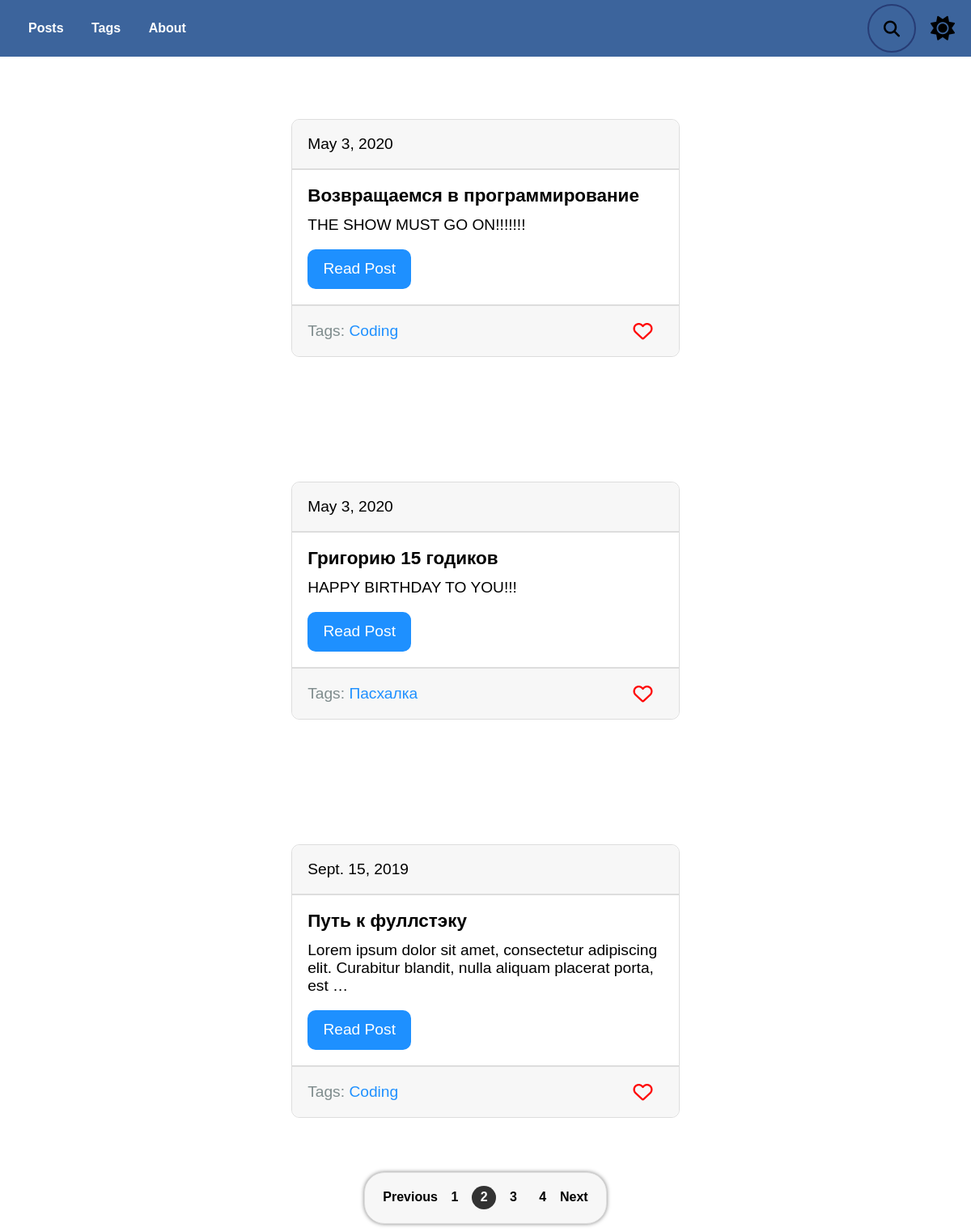
Screenshot of /blog/?page=2 with the database file from the repository.
### blog/models.py (models this page shows, shortened)
class Post(models.Model):#создаём класс Post для работы с бд
    title = models.CharField(max_length = 150, db_index = True)#заголовок
    slug = models.SlugField(max_length = 150, blank = True, unique = True)#ссылка понятая для юзера(должна быть уникальной)
    body = models.TextField(blank = True, db_index = True)#тело текста
    date_pub = models.DateField(auto_now_add = True)#время публикации
    tags = models.ManyToManyField("Tag", blank = True, related_name = "posts")
    def get_absolute_url(self):#имя функции - лучше использовать такое
        return reverse("post_detail_url", kwargs = {"slug": self.slug})
    class Meta:
        ordering = ["-date_pub"]#посты будут сортироваться для пагинатора так: самые новые вверху, старые внизу(-)указываем для этого

class Tag(models.Model):
    title = models.CharField(max_length = 50)
    slug = models.SlugField(max_length = 50, unique = True)
    def get_absolute_url(self):#имя функции - лучше использовать такое
        return reverse("tag_detail_url", kwargs = {"slug": self.slug})
    class Meta:
        ordering = ["title"]#в алф порядке

### blog/views.py (the view)
def postsList(request):
    search_query = request.GET.get("search", "")#по ум = "", а не пустой = инпуту формы с именем как имя первого аргумента
    if search_query:#если поисковой запрос не пустой
        posts = Post.objects.filter(Q(title__icontains=search_query) | Q(body__icontains=search_query))
    else:
        posts = Post.objects.all()#печатаем все посты из бд
    paginator = Paginator(posts, 3)# по 3 поста на стр
    page_number = request.GET.get("page", 1)#1-значение,если не найдена стр
    page = paginator.get_page(page_number)#1 стр#это как на сайтах встречается ?параметр =
    is_paginated = page.has_other_pages()
    if page.has_previous():
        prev_url = f'?page={page.previous_page_number()}'
    else:
        prev_url = ""
    if page.has_next():
        next_url = f'?page={page.next_page_number()}'
    else:
        next_url = ""
    context = {
        "page_object": page,
        "is_paginated": is_paginated,
        "next_url": next_url,
        "prev_url": prev_url
    }
    return render(request, "blog/posts.html", context = context)

### blog/templates/blog/posts.html (shortened to what this page needs)
{% extends "index.html" %}
    {% block content %}
<div class="posts">
    {% if page_object.object_list %}
        {% for post in page_object.object_list %}
        {% include "blog/includes/post_card_template.html" %}
        {% endfor %}
        {% else %}
            <p class="search-wrong">No results :(</p>
    {% endif %}
</div>
    {% endblock %}

### blog/templates/blog/includes/post_card_template.html
<div class="card">
    <div class="card__date">
        {{post.date_pub}}
    </div>
    <div class="card__body">
        <h3 class="card__title">{{post.title}}</h3>
        <p class="card__text">{{post.body|truncatewords:15}}</p>
        <a href="{{ post.get_absolute_url }}" class="post-link">Read Post</a>
    </div>
    <div class="card__footer">
        <div>
            Tags: {% for tag in post.tags.all %}
            <a href="{{tag.get_absolute_url}}" class="tag-link">{{tag.title}}</a>
        </div>
        {% endfor %}
        <button class="like" type="submit">
            <i class="like__icon heart far fa-heart"></i>
        </button>
    </div>
</div>

### static/css/style.css (style rules this page uses)
:root { --color: #000000; --background-color: #fff; --header: #3c649c; --searchBcg:#273c75; --nav-link-effect: #c4c4c4; --submit-btn: #2ecc71; --card: #fff; --card-secondary: #F7F7F7; --card-inner-border: #ddd; --card-outer-border: #ddd; --card-body: #000; --paginationBcg: #F7F7F7; --pagination-border: #ddd; --page-item: #333; --page-link: #000; --disabled: #9b9b9b; --link: #1e90ff; --tag-color: #7f8c8d; --like: #ff0000; --date: #b9b9b9; }
*, *::before, *::after { margin: 0; padding: 0; box-sizing: border-box; }
body { width: 100%; height: 100%; font-family: 'Montserrat', sans-serif; color: var(--color); background-color: var(--background-color); overflow-x: hidden; }
a { transition: 0.2s; text-decoration: none; }
button { cursor: pointer; outline:none; border: none; background: none; }
.posts { display: flex; flex-direction: column; justify-content: center; align-items: center; flex-wrap: wrap; }
.card { display: flex; flex-direction: column; width: 40vw; min-width: 400px; min-height: 200px; margin: 4em 0; background-color: var(--card); font-size: 1.2rem; border: 1px solid var(--card-outer-border); border-radius: 10px; }
.card__body { display: flex; flex-direction: column; justify-content: space-between; align-items: flex-start; flex-grow: 1; }
.card > *:not(:first-child) { padding: 1em; }
.card__date, .card__footer { background-color: var(--card-secondary); }
.card__date { color: var(--card-body); padding: 1em; border-bottom: 2px solid var(--card-inner-border); border-radius: 10px 10px 0 0; }
.card__title { font-weight: 600; margin-bottom: 0.5em; }
.card__text { color: var(--card-body); }
.post-link { color: #fff; display: inline-block; margin-top: 1em; padding: 0.7em 1em; border-radius: 10px; background-color: var(--link); }
.card__footer { color: var(--tag-color); border-top: 2px solid var(--card-inner-border); display: flex; justify-content: space-between; align-items: center; border-radius: 0 0 10px 10px; }
.tag-link { color: var(--link); }
.like { margin-right: 1em; }
.like__icon { font-size: 1.5rem; color: var(--like); transition: 0.25s; }

### rows the page displays
Post: date_pub "May 3, 2020", title "Возвращаемся в программирование", body "THE SHOW MUST GO ON!!!!!!!"
Tag: title "Coding"
Post: date_pub "May 3, 2020", title "Григорию 15 годиков", body "HAPPY BIRTHDAY TO YOU!!!"
Tag: title "Пасхалка"
Post: date_pub "Sept. 15, 2019", title "Путь к фуллстэку", body "Lorem ipsum dolor sit amet, consectetur adipiscing elit. Curabitur blandit, nulla aliquam placerat porta, est …"

### other values shown
{{ n }} "1" "3" "4"
{{ n }} "2"
